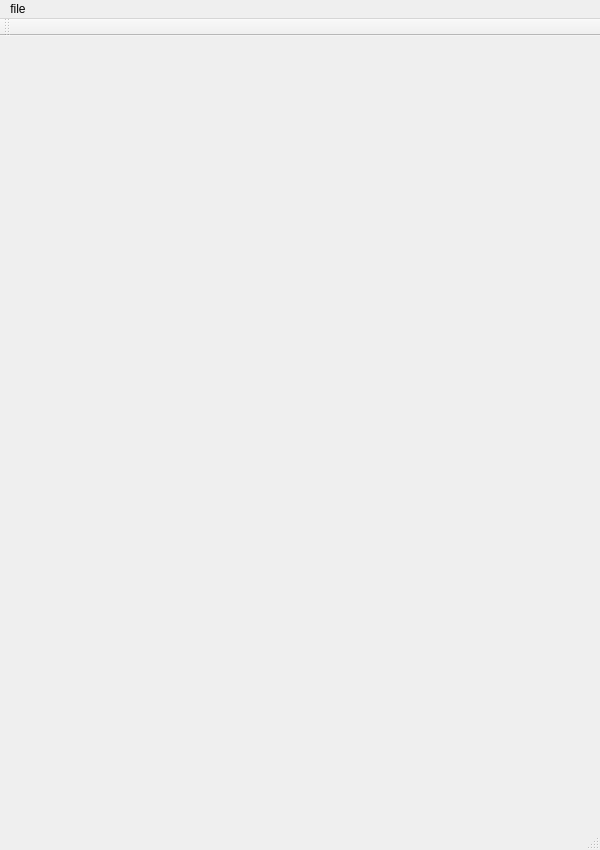
<?xml version="1.0" encoding="UTF-8"?>
<ui version="4.0">
 <class>QTImageDisplayClass</class>
 <widget class="QMainWindow" name="QTImageDisplayClass">
  <property name="geometry">
   <rect>
    <x>0</x>
    <y>0</y>
    <width>600</width>
    <height>850</height>
   </rect>
  </property>
  <property name="windowTitle">
   <string>QTImageDisplay</string>
  </property>
  <widget class="QWidget" name="centralWidget">
   <widget class="QLabel" name="label">
    <property name="geometry">
     <rect>
      <x>0</x>
      <y>0</y>
      <width>601</width>
      <height>791</height>
     </rect>
    </property>
    <property name="text">
     <string/>
    </property>
   </widget>
  </widget>
  <widget class="QMenuBar" name="menuBar">
   <property name="geometry">
    <rect>
     <x>0</x>
     <y>0</y>
     <width>600</width>
     <height>17</height>
    </rect>
   </property>
   <widget class="QMenu" name="menuFile">
    <property name="title">
     <string>file</string>
    </property>
    <addaction name="actionOpen_iamge_file"/>
    <addaction name="actionExit"/>
   </widget>
   <addaction name="menuFile"/>
  </widget>
  <widget class="QToolBar" name="mainToolBar">
   <attribute name="toolBarArea">
    <enum>TopToolBarArea</enum>
   </attribute>
   <attribute name="toolBarBreak">
    <bool>false</bool>
   </attribute>
  </widget>
  <widget class="QStatusBar" name="statusBar"/>
  <action name="actionOpen_iamge_file">
   <property name="text">
    <string>open image file</string>
   </property>
  </action>
  <action name="actionExit">
   <property name="text">
    <string>exit</string>
   </property>
  </action>
 </widget>
 <layoutdefault spacing="6" margin="11"/>
 <resources>
  <include location="qtimagedisplay.qrc"/>
 </resources>
 <connections/>
</ui>
